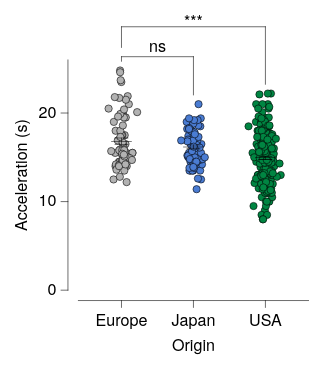

Here is the Vega-Lite specification saved for this chart:
### Vega-Lite specification from a JSON file in a GitHub repository (floating-point values rounded to 4 significant figures; data arrays with more than 128 entries replaced by an {"elided": "..."} marker saying what was removed)
{"background": null, "config": {"arc": {"fill": "#DBDBDB", "fillOpacity": 1.0, "innerRadius": 25.0, "padAngle": 0.03, "stroke": "black", "strokeOpacity": 1, "strokeWidth": 0.25}, "area": {"fill": "#DBDBDB", "fillOpacity": 1.0, "stroke": "black", "strokeOpacity": 1, "strokeWidth": 0.25}, "axis": {"domain": true, "domainCap": "round", "domainColor": "black", "domainWidth": 0.25, "grid": false, "gridCap": "round", "gridColor": "#F1F1F1", "gridDash": [0, 0], "gridOpacity": 1.0, "gridWidth": 0.25, "labelColor": "black", "labelFont": "Helvetica Neue, HelveticaNeue, Helvetica, Arial, sans-serif", "labelFontSize": 7, "labelFontStyle": "normal", "labelFontWeight": 400, "offset": 4.5, "ticks": true, "tickCap": "round", "tickColor": "black", "tickRound": false, "tickSize": 3, "tickWidth": 0.25, "titleColor": "black", "titleFont": "Helvetica Neue, HelveticaNeue, Helvetica, Arial, sans-serif", "titleFontSize": 7, "titleFontStyle": "normal", "titleFontWeight": 400}, "axisX": {"domain": true, "labelAlign": "center", "labelAngle": 0, "labels": true, "ticks": true, "translate": 0}, "axisY": {"domain": true, "labelAlign": "right", "labelAngle": 0, "labels": true, "ticks": true, "translate": 0}, "axisRight": {"domain": true, "labelAlign": "left", "labelAngle": 0, "labels": true, "ticks": true, "translate": 0}, "axisTop": {"domain": true, "labelAlign": "center", "labelAngle": 0, "labels": true, "ticks": true, "translate": 0}, "axisBand": {"tickOffset": 0}, "bar": {"fill": "#DBDBDB", "fillOpacity": 1.0, "stroke": "black", "strokeOpacity": 1, "strokeWidth": 0.25}, "boxplot": {"size": 9.0, "ticks": {"cornerRadius": 0.25, "fill": "black", "opacity": 1, "size": 4.5, "thickness": 0.25}, "box": {"fillOpacity": 1.0, "stroke": "black", "strokeOpacity": 1, "strokeWidth": 0.25}, "median": {"cornerRadius": 0, "fill": "black", "fillOpacity": 1.0, "opacity": 1, "size": 9.0, "thickness": 0.25}, "rule": {"fill": "black", "fillOpacity": 1.0, "size": 10.0, "stroke": "black", "strokeDash": [0, 0], "strokeOpacity": 1, "strokeWidth": 0.25}, "outliers": {"color": "black", "fill": "black", "fillOpacity": 1.0, "size": 0, "stroke": "black", "strokeOpacity": 1, "strokeWidth": 0.25}}, "circle": {"fill": "black", "fillOpacity": 1.0, "size": 1.25, "stroke": null, "strokeOpacity": 1, "strokeWidth": 0.25}, "errorband": {"band": {"fillOpacity": 0.6, "stroke": null, "strokeWidth": 0.25, "strokeOpacity": 1}, "borders": {"opacity": 0, "strokeOpacity": 0.25, "strokeWidth": 1}}, "errorbar": {"opacity": 1, "rule": {"strokeDash": [0, 0], "strokeWidth": 0.25}, "ticks": {"color": "black", "cornerRadius": 0.125, "opacity": 1, "size": 6.0, "thickness": 0.25}, "thickness": 0.25}, "font": "Helvetica Neue, HelveticaNeue, Helvetica, Arial, sans-serif", "geoshape": {"fill": "#DBDBDB", "fillOpacity": 1.0, "stroke": "black", "strokeOpacity": 1, "strokeWidth": 0.25}, "header": {"labelColor": "black", "labelFont": "Helvetica Neue, HelveticaNeue, Helvetica, Arial, sans-serif", "labelFontSize": 7, "labelFontStyle": "normal", "labelFontWeight": 400, "titleColor": "black", "titleFont": "Helvetica Neue, HelveticaNeue, Helvetica, Arial, sans-serif", "titleFontSize": 7, "titleFontStyle": "normal", "titleFontWeight": 400, "titlePadding": 0}, "legend": {"disable": false, "offset": 4.5, "titlePadding": 4, "labelOffset": 2, "gradientLabelOffset": 2, "gradientLength": 50.0, "gradientThickness": 5.0, "gradientOpacity": 1.0, "gradientStrokeColor": "black", "gradientStrokeWidth": 0.25, "labelColor": "black", "labelFont": "Helvetica Neue, HelveticaNeue, Helvetica, Arial, sans-serif", "labelFontSize": 7, "labelFontStyle": "normal", "labelFontWeight": 400, "strokeColor": "black", "strokeWidth": 0, "symbolSize": 42, "symbolStrokeColor": "black", "symbolStrokeWidth": 0.25, "titleColor": "black", "titleFont": "Helvetica Neue, HelveticaNeue, Helvetica, Arial, sans-serif", "titleFontSize": 7, "titleFontStyle": "normal", "titleFontWeight": 400}, "line": {"color": "black", "stroke": "black", "strokeCap": "butt", "strokeDash": [0, 0], "strokeOpacity": 1, "strokeWidth": 0.5}, "point": {"filled": true, "fill": "#DBDBDB", "fillOpacity": 1.0, "size": 5.0, "stroke": "black", "strokeOpacity": 1, "strokeWidth": 0.25}, "range": {"category": ["#B2B2B2", "#4A7CD3", "#008542", "#664CAF", "#509F98", "#636363", "#284F93", "#005226", "#382864", "#285753"], "diverging": {"scheme": ["#443E60", "#5F597E", "#7C759B", "#9994B6", "#B7B4CC", "#D6D5DC", "#F6F6F6", "#D1DAD9", "#A4C2BF", "#7AA9A4", "#578E89", "#37736E", "#1B5954"]}, "heatmap": {"scheme": ["#440154", "#472270", "#433E82", "#38598C", "#2C728E", "#238A8D", "#24A086", "#39B578", "#5DC862", "#96D646", "#CAE02D", "#FDE724"]}, "ordinal": {"scheme": ["#F1F1F1", "#DBDBDB", "#C6C6C6", "#B2B2B2", "#9D9D9D", "#898989", "#767676", "#636363", "#515151", "#404040", "#2F2F2F", "#1F1F1F"]}, "ramp": {"scheme": ["#440154", "#472270", "#433E82", "#38598C", "#2C728E", "#238A8D", "#24A086", "#39B578", "#5DC862", "#96D646", "#CAE02D", "#FDE724"]}}, "rule": {"color": "black", "stroke": "black", "strokeCap": "round", "strokeDash": [2, 2], "strokeOpacity": 1, "strokeWidth": 0.25}, "scale": {"barBandPaddingInner": 0.1, "rectBandPaddingInner": 0, "tickBandPaddingInner": 0.1, "bandPaddingOuter": 0.1, "bandWithNestedOffsetPaddingInner": 0.2, "bandWithNestedOffsetPaddingOuter": 0.2, "offsetBandPaddingInner": 0, "offsetBandPaddingOuter": 0, "round": false}, "rect": {"fill": "#DBDBDB", "fillOpacity": 1.0, "stroke": "black", "strokeOpacity": 1, "strokeWidth": 0.25}, "square": {"fill": "#DBDBDB", "fillOpacity": 1.0, "size": 10.0, "stroke": "black", "strokeOpacity": 1, "strokeWidth": 0.25}, "text": {"color": "black", "font": "Helvetica Neue, HelveticaNeue, Helvetica, Arial, sans-serif", "fontSize": 7, "fontStyle": "normal", "fontWeight": 400}, "tick": {"color": "black", "cornerRadius": 0.125, "opacity": 1.0, "size": 9.0, "thickness": 0.25}, "title": {"anchor": "middle", "frame": "group", "color": "black", "font": "Helvetica Neue, HelveticaNeue, Helvetica, Arial, sans-serif", "fontSize": 7, "fontStyle": "normal", "fontWeight": 400, "subtitleColor": "black", "subtitleFont": "Helvetica Neue, HelveticaNeue, Helvetica, Arial, sans-serif", "subtitleFontSize": "Helvetica Neue, HelveticaNeue, Helvetica, Arial, sans-serif", "subtitleFontStyle": "normal", "subtitleFontWeight": 400}, "trail": {"color": "black", "opacity": 1, "size": 0.5}, "view": {"continuousWidth": 100, "continuousHeight": 100, "discreteWidth": 100, "discreteHeight": 100, "fill": null, "stroke": null, "strokeWidth": 0.25}}, "layer": [{"data": {"name": "data-d9b3a7b2f708529dba3e2417bcb8dc4a"}, "mark": {"type": "circle", "opacity": 1.0, "size": 10.0, "stroke": "black", "strokeOpacity": 1, "strokeWidth": 0.25}, "encoding": {"color": {"field": "Origin", "legend": null, "scale": {"domain": ["Europe", "Japan", "USA"]}, "sort": ["Europe", "Japan", "USA"], "title": null, "type": "nominal"}, "x": {"axis": {}, "field": "Origin", "scale": {"domain": ["Europe", "Japan", "USA"]}, "sort": ["Europe", "Japan", "USA"], "title": "Origin", "type": "nominal"}, "xOffset": {"field": "jitter_x", "scale": {"domain": [-7.33, 7.33], "range": [5.17, 19.83]}, "type": "quantitative"}, "y": {"field": "Acceleration", "title": "Acceleration (s)", "type": "quantitative"}}}, {"data": {"name": "data-e75b3ed30c736a5a5010821607e74609"}, "mark": {"type": "errorbar"}, "encoding": {"x": {"axis": {}, "field": "Origin", "scale": {"domain": ["Europe", "Japan", "USA"]}, "sort": ["Europe", "Japan", "USA"], "title": "Origin", "type": "nominal"}, "y": {"field": "__mean", "title": "Acceleration (s)", "type": "quantitative"}, "yError": {"field": "__error"}}}, {"data": {"name": "data-e75b3ed30c736a5a5010821607e74609"}, "mark": {"type": "tick"}, "encoding": {"x": {"axis": {}, "field": "Origin", "scale": {"domain": ["Europe", "Japan", "USA"]}, "sort": ["Europe", "Japan", "USA"], "title": "Origin", "type": "nominal"}, "y": {"field": "__mean", "title": "Acceleration (s)", "type": "quantitative"}}}, {"layer": [{"layer": [{"data": {"values": [{"x": "Europe", "x2": "Japan", "y": 24.8, "__dysonsphere__": 1}]}, "mark": {"type": "rule", "strokeCap": "round", "strokeDash": [0, 0], "strokeWidth": 0.25, "yOffset": -6.0}, "encoding": {"x": {"field": "x", "type": "nominal"}, "x2": {"field": "x2"}, "y": {"field": "y", "type": "quantitative"}}}, {"data": {"values": [{"x": "Europe", "y": 24.8, "y2": 24.8, "__dysonsphere__": 1}]}, "mark": {"type": "rule", "strokeCap": "round", "strokeDash": [0, 0], "strokeWidth": 0.25, "y2Offset": -4.0, "yOffset": -6.0}, "encoding": {"x": {"field": "x", "type": "nominal"}, "y": {"field": "y", "type": "quantitative"}, "y2": {"field": "y2"}}}, {"data": {"values": [{"x": "Japan", "y": 24.8, "y2": 24.8, "__dysonsphere__": 1}]}, "mark": {"type": "rule", "strokeCap": "round", "strokeDash": [0, 0], "strokeWidth": 0.25, "y2Offset": 10.62, "yOffset": -6.0}, "encoding": {"x": {"field": "x", "type": "nominal"}, "y": {"field": "y", "type": "quantitative"}, "y2": {"field": "y2"}}}, {"data": {"values": [{"y": 24.8, "label": "ns", "__dysonsphere__": 1}]}, "mark": {"type": "text", "align": "center", "dy": -10.0, "fontSize": 7}, "encoding": {"text": {"field": "label", "type": "nominal"}, "x": {"value": 34.38}, "y": {"field": "y", "type": "quantitative"}}}]}, {"layer": [{"data": {"values": [{"x": "Europe", "x2": "USA", "y": 24.8, "__dysonsphere__": 1}]}, "mark": {"type": "rule", "strokeCap": "round", "strokeDash": [0, 0], "strokeWidth": 0.25, "yOffset": -19.0}, "encoding": {"x": {"field": "x", "type": "nominal"}, "x2": {"field": "x2"}, "y": {"field": "y", "type": "quantitative"}}}, {"data": {"values": [{"x": "Europe", "y": 24.8, "y2": 24.8, "__dysonsphere__": 1}]}, "mark": {"type": "rule", "strokeCap": "round", "strokeDash": [0, 0], "strokeWidth": 0.25, "y2Offset": -10.0, "yOffset": -19.0}, "encoding": {"x": {"field": "x", "type": "nominal"}, "y": {"field": "y", "type": "quantitative"}, "y2": {"field": "y2"}}}, {"data": {"values": [{"x": "USA", "y": 24.8, "y2": 24.8, "__dysonsphere__": 1}]}, "mark": {"type": "rule", "strokeCap": "round", "strokeDash": [0, 0], "strokeWidth": 0.25, "y2Offset": 6.0, "yOffset": -19.0}, "encoding": {"x": {"field": "x", "type": "nominal"}, "y": {"field": "y", "type": "quantitative"}, "y2": {"field": "y2"}}}, {"data": {"values": [{"y": 24.8, "label": "***", "__dysonsphere__": 1}]}, "mark": {"type": "text", "align": "center", "dy": -21.0, "fontSize": 7}, "encoding": {"text": {"field": "label", "type": "nominal"}, "x": {"value": 50.0}, "y": {"field": "y", "type": "quantitative"}}}]}], "name": "__dysonsphere_d316ac30ced425d9_1"}], "$schema": "https://vega.github.io/schema/vega-lite/v6.4.1.json", "datasets": {"data-d9b3a7b2f708529dba3e2417bcb8dc4a": {"elided": "406 records"}, "data-e75b3ed30c736a5a5010821607e74609": [{"Origin": "USA", "__mean": 14.94, "__error": 0.176, "__dysonsphere__": 1}, {"Origin": "Europe", "__mean": 16.82, "__error": 0.3524, "__dysonsphere__": 1}, {"Origin": "Japan", "__mean": 16.17, "__error": 0.2199, "__dysonsphere__": 1}]}}
